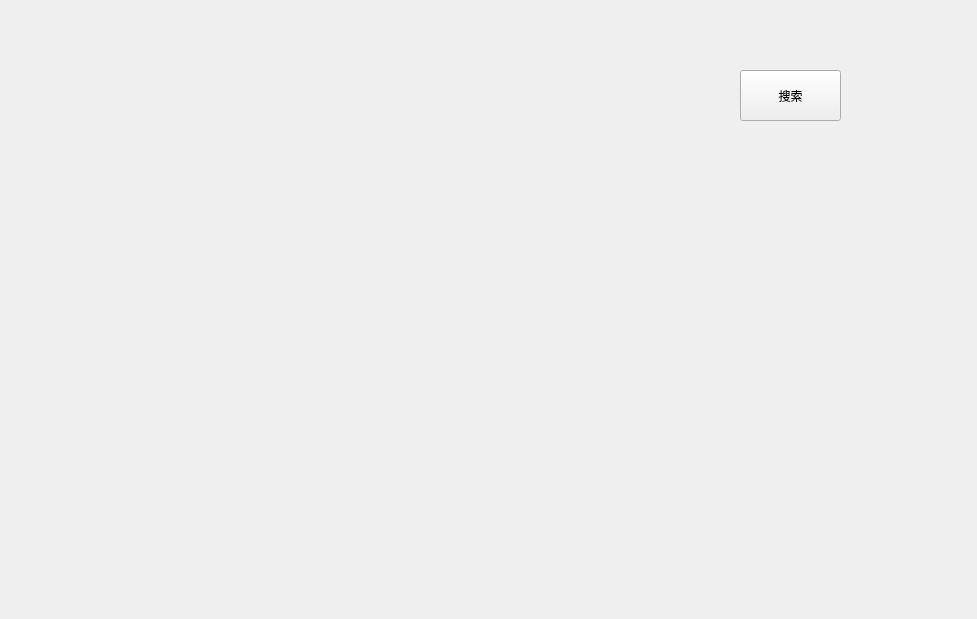
<?xml version="1.0" encoding="UTF-8"?>
<ui version="4.0">
 <class>Findpage</class>
 <widget class="QWidget" name="Findpage">
  <property name="geometry">
   <rect>
    <x>0</x>
    <y>0</y>
    <width>977</width>
    <height>619</height>
   </rect>
  </property>
  <property name="windowTitle">
   <string>Form</string>
  </property>
  <widget class="QPushButton" name="pushButton">
   <property name="geometry">
    <rect>
     <x>740</x>
     <y>70</y>
     <width>101</width>
     <height>51</height>
    </rect>
   </property>
   <property name="text">
    <string>搜索</string>
   </property>
  </widget>
 </widget>
 <resources/>
 <connections/>
</ui>
